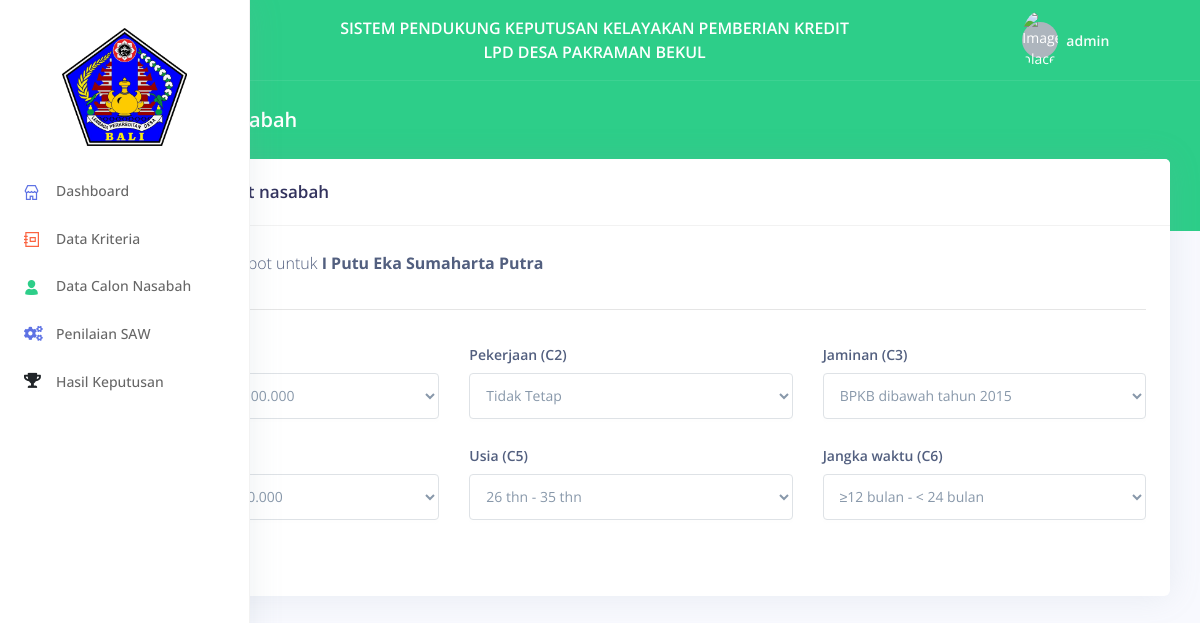
Page /nasabah/bobot?id=6 (signed in) on the committed database.
### tables this page shows
CREATE TABLE `nasabah` (
  `id_nsb` int(11) NOT NULL,
  `nama_nsb` varchar(45) NOT NULL,
  `no_kk` varchar(40) NOT NULL,
  `no_nik` varchar(40) NOT NULL,
  `tempat_lahir` varchar(15) NOT NULL,
  `tgl_lahir` date NOT NULL,
  `alamat` varchar(60) NOT NULL,
  `agama` enum('Hindu','Islam','Kristen','Buddha') NOT NULL,
  `email` varchar(35) NOT NULL,
  `no_tlp` varchar(15) NOT NULL,
  `jenis_kelamin` enum('Pria','Wanita') NOT NULL,
  `periode` date NOT NULL
);

CREATE TABLE `sub_kriteria` (
  `id_subkriteria` int(11) NOT NULL,
  `id_kriteria` int(11) NOT NULL,
  `ket` varchar(45) NOT NULL,
  `nilai` int(11) NOT NULL
);

### system/base/view.php (called while the page is built)
<?php
function view($path, $data = []){
    extract($data);
    require_once("app/views/".$path.".php");
}

### app/controllers/NasabahController.php (called while the page is built, shortened)
<?php
class NasabahController extends Controller {
    public function bobot()
    {
        $criteria = new CriteriaModel();
        $criterias = $criteria->getCriteriaAndSubCriteria();
        $nasabah = (new NasabahModel())->first($_GET['id']);
        $nasabahSubCriteria = (new PengajuanModel())->subCriteria($_GET['id']);
        $nasabahIdSubCriteria = (new Collection($nasabahSubCriteria))->pluck('id_subkriteria');
        $array = new Collection($criterias);
        $grouped = $array->groupBy('nama_kriteria');
        view('includes/layout', [
            'content'       => "nasabah/nasabah.bobot",
            'grouped'       => $grouped,
            'nasabah'       => $nasabah,
            'ids'           => $nasabahIdSubCriteria,
        ]);
    }
}

### routes.php (called while the page is built, shortened)
<?php
$router = new Route();
$router->get('/', \App\Controllers\DashboardController::class, 'index');
$router->get('/login', \App\Controllers\LoginController::class, 'login');
$router->get('/logout', \App\Controllers\LoginController::class, 'logout');
$router->post('/login', \App\Controllers\LoginController::class, 'doLogin');
$router->get('/nasabah', \App\Controllers\NasabahController::class, 'index');
$router->get('/nasabah/insert', \App\Controllers\NasabahController::class, 'insert');
$router->get('/nasabah/bobot', \App\Controllers\NasabahController::class, 'bobot');
$router->get('/nasabah/edit', \App\Controllers\NasabahController::class, 'edit');
$router->get('/nasabah/detail', \App\Controllers\NasabahController::class, 'detail');
$router->post('/nasabah/bobot', \App\Controllers\NasabahController::class, 'updateBobot');
$router->post('/nasabah/create', \App\Controllers\NasabahController::class, 'create');
$router->post('/nasabah/update', \App\Controllers\NasabahController::class, 'update');
$router->post('/nasabah/delete', \App\Controllers\NasabahController::class, 'delete');
$router->get('/perhitungan', \App\Controllers\PerhitunganController::class, 'index');
$router->get('/ranking', \App\Controllers\RankingController::class, 'ranking');
$router->get('/laporan', \App\Controllers\LaporanController::class, 'laporan');
$router->get('/laporan/pdf', \App\Controllers\LaporanController::class, 'generatePDF');
$router->get('/criteria', \App\Controllers\CriteriaController::class, 'index');
$router->get('/criteria/sub-criteria', \App\Controllers\CriteriaController::class, 'createSubCriteria');
$router->get('/criteria/edit', \App\Controllers\CriteriaController::class, 'edit');
$router->get('/criteria/insert', \App\Controllers\CriteriaController::class, 'insert');
$router->post('/criteria/create', \App\Controllers\CriteriaController::class, 'create');
$router->post('/criteria/update', \App\Controllers\CriteriaController::class, 'update');
$router->post('/criteria/delete', \App\Controllers\CriteriaController::class, 'delete');
$router->post('/criteria/update-sub-criteria', \App\Controllers\CriteriaController::class, 'updateSubCriteria');
$router->run();

### index.php (called while the page is built, shortened)
<?php
require_once 'routes.php';

### system/model/Connection.php (called while the page is built, shortened)
<?php
class Connection {
    private $host       = 'localhost';
    private $name       = 'name';
    private $user       = 'root';
    private $password   = '';
    private $connection;
    public function __construct()
    {
        $this->host     = DB_HOST;
        $this->name     = DB_NAME;
        $this->user     = DB_USER;
        $this->password = DB_PASSWORD;
    }
    public function getConnection()
    {
        return $this->connection;
    }
    private function connect(){
        try {
            $this->connection = new \PDO("mysql:host=$this->host;dbname=$this->name", $this->user, $this->password);
            $this->connection->setAttribute(\PDO::ATTR_ERRMODE, \PDO::ERRMODE_EXCEPTION);
        } catch (\Exception $exception) {
            var_dump($exception->getMessage());
        }
    }
}

### system/model/Model.php (called while the page is built, shortened)
<?php
class Model {
    protected $connection;
    public function __construct()
    {
        $this->connection = (new Connection())->getConnection();
    }
    public function query($sql, $bindings = [])
    {
        $query = $this->connection->prepare($sql);
        for ($i = 0; $i < count($bindings); $i++) {
            $query->bindParam($i + 1, $bindings[$i]);
        }
        $query->execute();
        return $query->fetchAll();
    }
}

### app/models/NasabahModel.php (called while the page is built, shortened)
<?php
class NasabahModel extends Model {
    protected $table = 'nasabah';
    public function first($id)
    {
        $result = $this->query("SELECT * FROM $this->table WHERE id_nsb = ?", [$id]);
        if (count($result) > 0) {
            return $result[0];
        }
        return null;
    }
}

### app/models/CriteriaModel.php (called while the page is built, shortened)
<?php
class CriteriaModel extends Model {
    protected $table = 'kriteria';
    public function getCriteriaAndSubCriteria()
    {
        return $this->query("SELECT * FROM $this->table INNER JOIN sub_kriteria ON $this->table.id_kriteria = sub_kriteria.id_kriteria GROUP BY sub_kriteria.id_subkriteria");
    }
}

### system/arrays/Collection.php (called while the page is built, shortened)
<?php
class Collection {
    private $collections = [];
    public function __construct($array = [])
    {
        $this->collections = $array;
    }
    public function groupBy($key = '')
    {
        $arr = [];
        foreach ($this->collections as $collection) {
            if (!isset($arr[$collection[$key]])) {
                $arr[$collection[$key]] = [];
            }
            array_push($arr[$collection[$key]], $collection);
        }
        return $arr;
    }
}

### app/views/nasabah/nasabah.bobot.php (the view, shortened to what this page needs)
<div class="header bg-success pb-6">
    <div class="container-fluid">
        <div class="header-body">
            <div class="row align-items-center py-4">
                <div class="col-lg-6 col-7">
                    <h6 class="h2 text-white d-inline-block mb-0">Ubah Bobot Nasabah</h6>
                </div>
            </div>
        </div>
    </div>
</div>
<div class="container-fluid mt--6">
    <div class="row">
        <div class="col">
            <div class="card-wrapper">
                <div class="card">
                    <div class="card-header">
                        <h3 class="mb-0">Input data bobot nasabah</h3>
                    </div>
                    <div class="card-body">
                        <?php if (!is_null($nasabah)) { ?>
                            <div class="row">
                                <div class="col-lg-8">
                                    <p class="mb-0">
                                        Masukkan data bobot untuk <strong style="font-weight: bold;"><?= $nasabah['nama_nsb'] ?></strong>
                                    </p>
                                </div>
                            </div>
                        <?php } ?>
                        <hr>
                        <form action="<?= BASE_PATH; ?>/nasabah/bobot" method="post" class="needs-validation" novalidate="">
                            <div class="row">
                                <?php $i = 1; foreach ($grouped as $key => $value) { ?>
                                    <div class="col-md-4 mb-4">
                                        <label class="form-control-label" for="sub_kriteria"><?= ucfirst($key); ?> (C<?= $i++; ?>)</label>
                                        <select class="form-control" name="sub_kriteria[]" id="sub_kriteria">
                                            <?php foreach ($value as $item) { ?>
                                                <option <?= in_array($item['id_subkriteria'], $ids) ? 'selected' : ''; ?> value="<?= $item['id_subkriteria']; ?>"><?= $item['ket']; ?></option>
                                            <?php } ?>
                                        </select>
                                    </div>
                                <?php } ?>
                            </div>
                            <button class="btn btn-success btn-sm" type="submit">Simpan</button>
                        </form>
                    </div>
                </div>
            </div>
        </div>
    </div>
</div>

### rows in the picture
nasabah: nama_nsb "I Putu Eka Sumaharta Putra"
sub_kriteria: key "Pekerjaan"
sub_kriteria: key "Jaminan"
sub_kriteria: key "Usia"
sub_kriteria: key "Jangka waktu"

### other values in the picture
sessionGet("username") "admin"
form field value "≥ 3.000.000 - < 8.000.000"
form field value "Tidak Tetap"
form field value "BPKB dibawah tahun 2015"
form field value "≥3.000.000 - < 6.00.000"
form field value "26 thn - 35 thn"
form field value "≥12 bulan - < 24 bulan"
